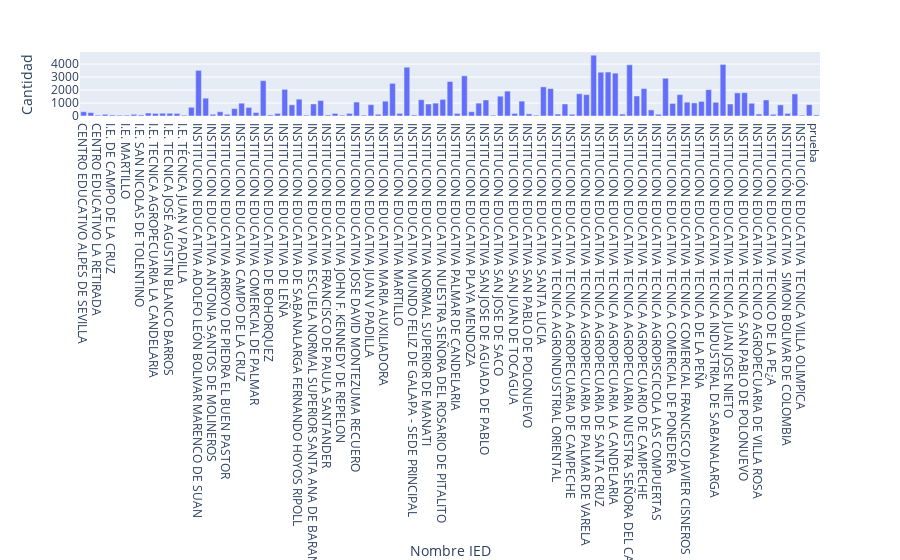

Notebook source saved alongside this figure:
### Code cell
#Se agrupan los temas a comparar
municipio_intitucion_codigo = df.groupby(['Municipio', 'Nombre IED']).agg({'Código': 'count'})
estado_municipio = df.groupby(['Municipio']).agg({'Código': 'count'})

#Normalizar datos
municipio_intitucion_codigo = municipio_intitucion_codigo.div(estado_municipio, level='Nombre IED').reset_index()

#cambiar nombre de columnas
municipio_intitucion_codigo = municipio_intitucion_codigo.rename(columns={'Código':'conteo'})


fig.show()

### Figure 1 — Plotly figure (JSON) as saved in the notebook; plotly's stock layout.template omitted (floating-point values rounded to 4 significant figures)
{"data": [{"alignmentgroup": "True", "hovertemplate": "Nombre IED=%{x}<br>Cantidad=%{y}<extra></extra>", "legendgroup": "", "marker": {"color": "#636efa", "pattern": {"shape": ""}}, "name": "", "offsetgroup": "", "orientation": "v", "showlegend": false, "textposition": "auto", "type": "bar", "x": ["CENTRO EDUCATIVO ALPES DE SEVILLA", "CENTRO EDUCATIVO JUARUCO", "CENTRO EDUCATIVO LA RETIRADA", "I.E. ADOLFO LEÓN BOLIVAR MARENCO DE SUAN", "I.E. DE CAMPO DE LA CRUZ", "I.E. JOSE CONSUEGRA HIGGINS", "I.E. MARTILLO", "I.E. SAN ANTONIO DE PIOJÓ", "I.E. SAN NICOLAS DE TOLENTINO", "I.E. TECNICA AGROPECUARIA DE PUERTO GIRALDO", "I.E. TECNICA AGROPECUARIA LA CANDELARIA", "I.E. TECNICA AGROPECUARIA SAN CAYETANO DE GALLEGO", "I.E. TECNICA JOSÉ AGUSTIN BLANCO BARROS", "I.E. TECNICO AGROPECUARIA", "I.E. TÉCNICA JUAN V PADILLA", "INSTITUCION EDUCATIVA ACADEMICA Y TECNICA - TURISTICA DE SANTA VERONICA", "INSTITUCION EDUCATIVA ADOLFO LEÓN BOLIVAR MARENCO DE SUAN", "INSTITUCION EDUCATIVA ALGODONAL", "INSTITUCION EDUCATIVA ANTONIA SANTOS DE MOLINEROS", "INSTITUCION EDUCATIVA ANTONIO NARIÑO DE PALUATO", "INSTITUCION EDUCATIVA ARROYO DE PIEDRA EL BUEN PASTOR", "INSTITUCION EDUCATIVA BOHORQUEZ", "INSTITUCION EDUCATIVA CAMPO DE LA CRUZ", "INSTITUCION EDUCATIVA CIEN PESOS Y LAS TABLAS", "INSTITUCION EDUCATIVA COMERCIAL DE PALMAR", "INSTITUCION EDUCATIVA DE BARANOA JULIO PANTOJA MALDONADO", "INSTITUCION EDUCATIVA DE BOHORQUEZ", "INSTITUCION EDUCATIVA DE CARRETO", "INSTITUCION EDUCATIVA DE LEÑA", "INSTITUCION EDUCATIVA DE SABANALARGA", "INSTITUCION EDUCATIVA DE SABANALARGA FERNANDO HOYOS RIPOLL", "INSTITUCION EDUCATIVA DEPARTAMENTAL ARROYO NEGRO", "INSTITUCION EDUCATIVA ESCUELA NORMAL SUPERIOR SANTA ANA DE BARANOA", "INSTITUCION EDUCATIVA FERMIN TILANO", "INSTITUCION EDUCATIVA FRANCISCO DE PAULA SANTANDER", "INSTITUCION EDUCATIVA FRUTO DE LA ESPERANZA", "INSTITUCION EDUCATIVA JOHN F. KENNEDY DE REPELON", "INSTITUCION EDUCATIVA JOSE CONSUEGRA HIGGINS", "INSTITUCION EDUCATIVA JOSE DAVID MONTEZUMA RECUERO", "INSTITUCION EDUCATIVA JUAN JOSE NIETO", "INSTITUCION EDUCATIVA JUAN V PADILLA", "INSTITUCION EDUCATIVA LA RETIRADA", "INSTITUCION EDUCATIVA MARIA AUXILIADORA", "INSTITUCION EDUCATIVA MARIA MANCILLA SANCHEZ", "INSTITUCION EDUCATIVA MARTILLO", "INSTITUCION EDUCATIVA MAXIMO MERCADO", "INSTITUCION EDUCATIVA MUNDO FELIZ DE GALAPA - SEDE PRINCIPAL", "INSTITUCION EDUCATIVA NIÑO JESUS DE PRAGADE HIBACHARO PIOJO", "INSTITUCION EDUCATIVA NORMAL SUPERIOR DE MANATI", "INSTITUCION EDUCATIVA NORMAL SUPERIOR NUESTRA SEÑORA DE FATIMA", "INSTITUCION EDUCATIVA NUESTRA SEÑORA DEL ROSARIO DE PITALITO", "INSTITUCION EDUCATIVA NUESTRA SEÑORA DEL TRANSITO DE USIACURI", "INSTITUCION EDUCATIVA PALMAR DE CANDELARIA", "INSTITUCION EDUCATIVA PANFILO CANTILLO MENDOZA", "INSTITUCION EDUCATIVA PLAYA MENDOZA", "INSTITUCION EDUCATIVA SAN ANTONIO", "INSTITUCION EDUCATIVA SAN JOSE DE AGUADA DE PABLO", "INSTITUCION EDUCATIVA SAN JOSE DE LURUACO", "INSTITUCION EDUCATIVA SAN JOSE DE SACO", "INSTITUCION EDUCATIVA SAN JUAN BOSCO", "INSTITUCION EDUCATIVA SAN JUAN DE TOCAGUA", "INSTITUCION EDUCATIVA SAN NICOLAS DE TOLENTINO", "INSTITUCION EDUCATIVA SAN PABLO DE POLONUEVO", "INSTITUCION EDUCATIVA SAN PEDRO CLAVER DE CASCAJAL", "INSTITUCION EDUCATIVA SANTA LUCIA", "INSTITUCION EDUCATIVA TECNICA  COMERCIAL DE SANTO TOMAS", "INSTITUCION EDUCATIVA TECNICA AGROINDUSTRIAL ORIENTAL", "INSTITUCION EDUCATIVA TECNICA AGROPECUARIA", "INSTITUCION EDUCATIVA TECNICA AGROPECUARIA DE CAMPECHE", "INSTITUCION EDUCATIVA TECNICA AGROPECUARIA DE LURUACO", "INSTITUCION EDUCATIVA TECNICA AGROPECUARIA DE PALMAR DE VARELA", "INSTITUCION EDUCATIVA TECNICA AGROPECUARIA DE PUERTO GIRALDO", "INSTITUCION EDUCATIVA TECNICA AGROPECUARIA DE SANTA CRUZ", "INSTITUCION EDUCATIVA TECNICA AGROPECUARIA DE VILLA ROSA", "INSTITUCION EDUCATIVA TECNICA AGROPECUARIA LA CANDELARIA", "INSTITUCION EDUCATIVA TECNICA AGROPECUARIA NUESTRA SE¿ORA DEL CARMEN DE PENDALES", "INSTITUCION EDUCATIVA TECNICA AGROPECUARIA NUESTRA SEÑORA DEL CARMEN DE PENDALES", "INSTITUCION EDUCATIVA TECNICA AGROPECUARIA SAN CAYETANO DE GALLEGO", "INSTITUCION EDUCATIVA TECNICA AGROPECUARIO DE CAMPECHE", "INSTITUCION EDUCATIVA TECNICA AGROPISCICOLA DE ROTINET", "INSTITUCION EDUCATIVA TECNICA AGROPISCICOLA LAS COMPUERTAS", "INSTITUCION EDUCATIVA TECNICA COMERCIAL DE PALMAR DE VARELA", "INSTITUCION EDUCATIVA TECNICA COMERCIAL DE PONEDERA", "INSTITUCION EDUCATIVA TECNICA COMERCIAL DE SABANAGRANDE", "INSTITUCION EDUCATIVA TECNICA COMERCIAL FRANCISCO JAVIER CISNEROS", "INSTITUCION EDUCATIVA TECNICA COMERCIAL LA INMACULADA", "INSTITUCION EDUCATIVA TECNICA DE LA PEÑA", "INSTITUCION EDUCATIVA TECNICA FRANCISCO DE PAULA SANTANDER", "INSTITUCION EDUCATIVA TECNICA INDUSTRIAL DE SABANALARGA", "INSTITUCION EDUCATIVA TECNICA JOSÉ AGUSTIN BLANCO BARROS", "INSTITUCION EDUCATIVA TECNICA JUAN JOSE NIETO", "INSTITUCION EDUCATIVA TECNICA MARIA INMACULADA DE PITAL DE MEGUA", "INSTITUCION EDUCATIVA TECNICA SAN PABLO DE POLONUEVO", "INSTITUCION EDUCATIVA TECNICA TURISTICA SIMON BOLIVAR", "INSTITUCION EDUCATIVA TECNICO AGROPECUARIA DE VILLA ROSA", "INSTITUCION EDUCATIVA TECNICO COMERCIAL DE SABANALARGA", "INSTITUCION EDUCATIVA TECNICO DE LA PE¿A", "INSTITUCION EDUCATIVA TECNICO INDUSTRIAL PEDRO A OÑORO DE BARANOA", "INSTITUCIÓN EDUCATIVA  SIMON BOLIVAR DE COLOMBIA", "INSTITUCIÓN EDUCATIVA DIVERSIFICADA ORIENTAL DE SANTO TOMAS", "INSTITUCIÓN EDUCATIVA TECNICA VILLA OLIMPICA", "INSTITUCIÓN EDUCATIVA TECNICA VILLA OLIMPICA DE GALAPA", "prueba"], "xaxis": "x", "y": [330, 264, 66, 132, 82, 66, 66, 132, 82, 230, 198, 214, 214, 198, 66, 675, 3515, 1371, 134, 332, 132, 572, 988, 661, 264, 2723, 82, 201, 2052, 860, 1297, 66, 928, 1193, 82, 200, 66, 201, 1076, 66, 874, 133, 1142, 2515, 200, 3760, 82, 1256, 923, 991, 1281, 2662, 198, 3093, 332, 992, 1235, 66, 1526, 1917, 200, 1147, 164, 66, 2245, 2111, 148, 927, 132, 1715, 1647, 4685, 3374, 3386, 3303, 148, 3945, 1541, 2115, 468, 134, 2907, 971, 1650, 1065, 1009, 1126, 2029, 1056, 3973, 923, 1781, 1796, 983, 148, 1236, 132, 859, 201, 1702, 66, 871, 82], "yaxis": "y"}], "layout": {"barmode": "relative", "legend": {"tracegroupgap": 0}, "margin": {"t": 60}, "xaxis": {"anchor": "y", "domain": [0, 1], "title": {"text": "Nombre IED"}}, "yaxis": {"anchor": "x", "domain": [0, 1], "title": {"text": "Cantidad"}}}}
